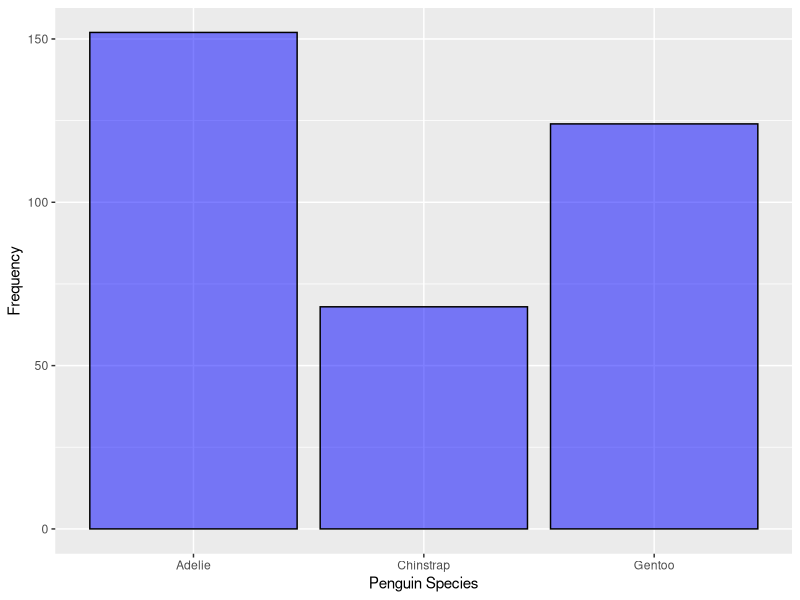
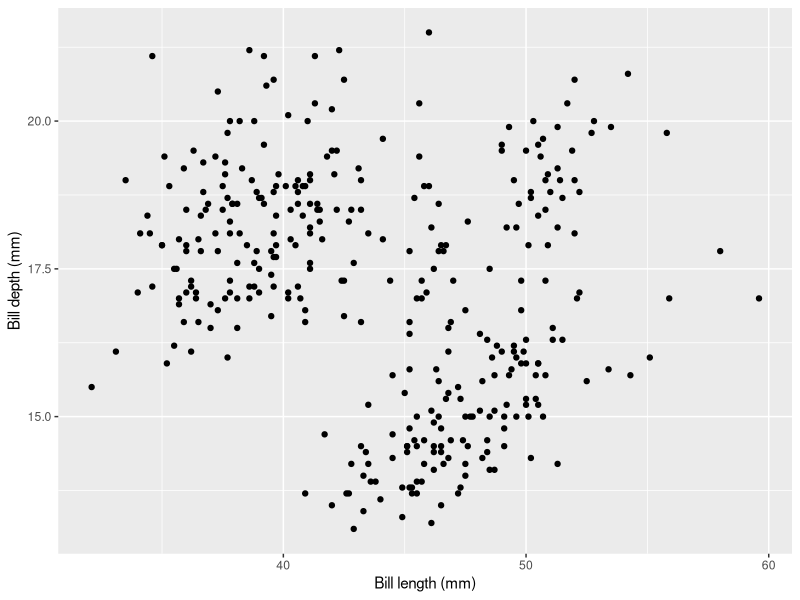

These figures' R source, in order:
## ---- chunk 1
#| label: setup
#| echo: false
library(tidyverse)
install.packages("palmerpenguins")
library(palmerpenguins)
## ---- chunk 2
#| label: load-data

data(penguins)
## ---- chunk 3
#| label: barchart
ggplot(data = penguins) + 
  geom_bar(aes(x = species),  
               alpha = 0.5,
               fill = "blue",
               color = "black") +
  labs(x = "Penguin Species",
       y = "Frequency")
## ---- chunk 4
#| label: scatterplot

ggplot(data = penguins) + 
  geom_point(mapping = aes(x = bill_length_mm, 
                           y = bill_depth_mm)) + 
  labs(x = "Bill length (mm)",
       y = "Bill depth (mm)")
  
## ---- chunk 5
#| label: scatterplot-with-one-categorical-variable

## ---- chunk 6
#| label: scatterplot-with-two-categorical-variables

